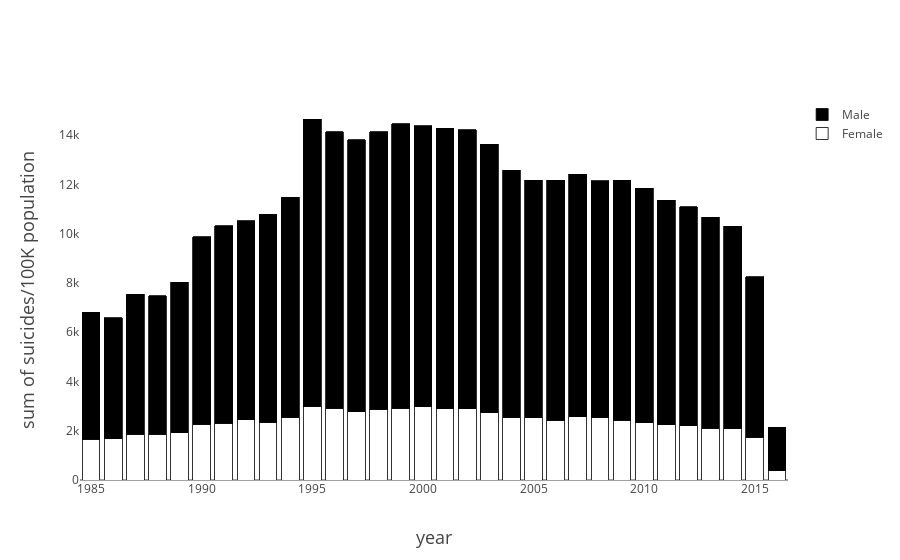

Write notebook code for a chart like this one.
### Code cell
# Let's use these traces to create a stacked bar chart

# Create traces
trace0 = go.Bar(
    x = female['year'].values.tolist(),
    y = female['suicides/100k pop'].values.tolist(),
    marker=dict(
        color='rgb(255,255,255)',
        line=dict(
            color='rgb(0,0,0)',
            width=0.8,
    )),
    name = 'Female'
)

trace1 = go.Bar(
    x = male['year'].values.tolist(),
    y = male['suicides/100k pop'].values.tolist(),
    marker=dict(
        color='rgb(0,0,0)',
        line=dict(
            color='rgb(0,0,0)',
            width=0.8,
    )),
    name = 'Male'
)


data1 = [trace0, trace1]



layout = go.Layout(
    #title='Yearly Suicide Rates by Sex',
    barmode='stack',
    xaxis=dict(
        title='year',
        titlefont=dict(
            size=18
        )
    ),
    yaxis=dict(
        showgrid = False,
        title='sum of suicides/100K population',
        titlefont=dict(
            size=18
  
))
)

fig3 = go.Figure(data=data1, layout=layout)
plotly.offline.iplot(fig3, filename='suicides_gender.html')

plotly.offline.plot(fig3, filename='suicides_gender.html')


# array(['Belarus', 'Estonia', 'Hungary', 'Kazakhstan', 'Latvia',
#        'Lithuania', 'Russian Federation', 'Slovenia', 'Sri Lanka',
#        'Ukraine'], dtype=object)


# #py.iplot(data1, filename='line-mode')

# plotly.offline.iplot(data1, filename='btest.html')

# plotly.offline.plot(data1, filename='btest.html')

### Figure 1 — Plotly figure (JSON) as saved in the notebook; plotly's stock layout.template omitted (floating-point values rounded to 4 significant figures)
{"data": [{"marker": {"color": "rgb(255,255,255)", "line": {"color": "rgb(0,0,0)", "width": 0.8}}, "name": "Female", "type": "bar", "uid": "c3a0fc74-f413-400e-8bd0-0a82731da4a6", "x": [1985, 1986, 1987, 1988, 1989, 1990, 1991, 1992, 1993, 1994, 1995, 1996, 1997, 1998, 1999, 2000, 2001, 2002, 2003, 2004, 2005, 2006, 2007, 2008, 2009, 2010, 2011, 2012, 2013, 2014, 2015, 2016], "y": [1664.0, 1674.0, 1857.0, 1859.0, 1927.0, 2268.0, 2315.0, 2437.0, 2352.0, 2546.0, 3005.0, 2917.0, 2774.0, 2882.0, 2922.0, 2984.0, 2900.0, 2893.0, 2736.0, 2547.0, 2524.0, 2432.0, 2577.0, 2540.0, 2418.0, 2326.0, 2242.0, 2198.0, 2096.0, 2087.0, 1731.0, 385.5]}, {"marker": {"color": "rgb(0,0,0)", "line": {"color": "rgb(0,0,0)", "width": 0.8}}, "name": "Male", "type": "bar", "uid": "b7b433cd-9f7e-47ac-99f1-49bb9110fab0", "x": [1985, 1986, 1987, 1988, 1989, 1990, 1991, 1992, 1993, 1994, 1995, 1996, 1997, 1998, 1999, 2000, 2001, 2002, 2003, 2004, 2005, 2006, 2007, 2008, 2009, 2010, 2011, 2012, 2013, 2014, 2015, 2016], "y": [5148.0, 4906.0, 5688.0, 5614.0, 6109.0, 7610.0, 8006.0, 8092.0, 8438.0, 8938.0, 11660.0, 11220.0, 11040.0, 11270.0, 11550.0, 11400.0, 11380.0, 11330.0, 10890.0, 10030.0, 9641.0, 9734.0, 9833.0, 9606.0, 9758.0, 9518.0, 9126.0, 8904.0, 8568.0, 8220.0, 6523.0, 1762.0]}], "layout": {"barmode": "stack", "xaxis": {"title": {"font": {"size": 18}, "text": "year"}}, "yaxis": {"showgrid": false, "title": {"font": {"size": 18}, "text": "sum of suicides/100K population"}}}}
